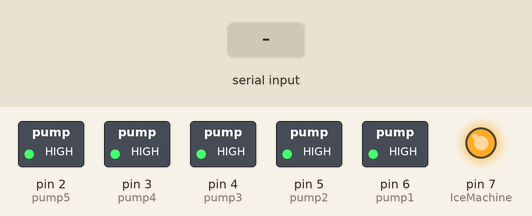
The sketch below on a simulated Arduino Uno, built with avr-gcc and run on an emulated ATmega328P. On the bench: switched loads named in the sketch (green lamp = pin HIGH), output pins drawn as LEDs (lit = HIGH). Inputs (shaded band) come from the test bench.

Above: at 1.2 s.
1.3 s: "i" received over Serial
At 1.6 s:
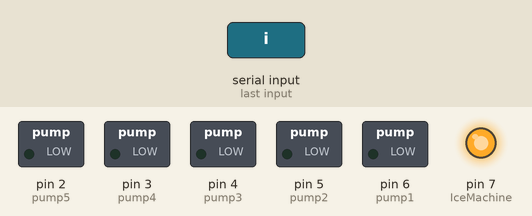
2.8 s: "q" received over Serial
At 5.68 s:
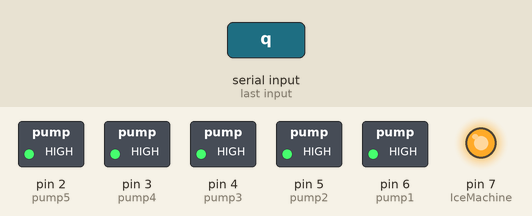
5.8 s: "h" received over Serial
At 6.2 s:
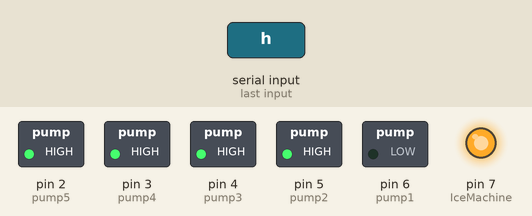
8.8 s: "3" received over Serial
At 13.0 s:
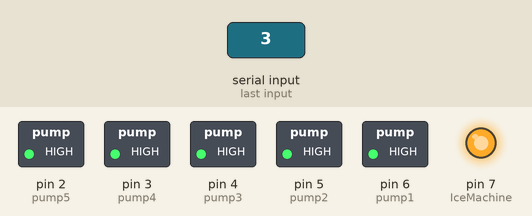
Timing chart, 0 to 13.3 s (numbered marks = the images above; inputs shaded):
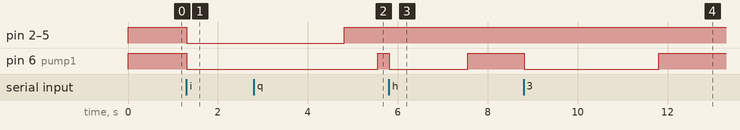

Measured:
- after the input at 1.3 s, pin 2 (pump5), pin 3 (pump4), pin 4 (pump3), pin 5 (pump2), pin 6 (pump1): HIGH → LOW at once
- after the input at 2.8 s, pin 6 (pump1): LOW → HIGH after 2.8 s instead of 2.0 s
- after the input at 5.8 s, pin 6 (pump1): HIGH → LOW at once, → HIGH 1.8 s later
- after the input at 8.8 s, pin 6 (pump1): HIGH → LOW at once, → HIGH 3.0 s later

The sketch:

PumpTimings.ino
```cpp
int IceMachine = 7; // IN 8
int pump1 = 6; // IN 7
int pump2 = 5; // IN 6
int pump3 = 4; // IN 5
int pump4 = 3; // IN 4
int pump5 = 2; // IN 3


// LOW = on
// HIGH = off

void setup() {
  Serial.begin(1200);
  pinMode(IceMachine, OUTPUT);
  pinMode(pump1, OUTPUT);
  pinMode(pump2, OUTPUT);
  pinMode(pump3, OUTPUT);
  pinMode(pump4, OUTPUT);
  pinMode(pump5, OUTPUT);

  // Auto Start Pumps Deactivated
  digitalWrite(IceMachine, HIGH);
  digitalWrite(pump1, HIGH);
  digitalWrite(pump2, HIGH);
  digitalWrite(pump3, HIGH);
  digitalWrite(pump4, HIGH);
  digitalWrite(pump5, HIGH);
}

void loop() {
  if(Serial.available() > 0)
   {
     int inByte = Serial.read();

      switch(inByte)
      {
        case 'o':
          digitalWrite(IceMachine, HIGH);
          digitalWrite(pump1, HIGH);
          digitalWrite(pump2, HIGH);
          digitalWrite(pump3, HIGH);
          digitalWrite(pump4, HIGH);
          digitalWrite(pump5, HIGH);
          Serial.println("ALL Pumps & Ice Machine Off");
          break;

        case 'i':
          InitalizePumps();
          break;

        case 'q':
          QuaterCup();
          break;

        case 'h':
          HalfCup();
          break;

        case '3':
          ThreeQuaterCup();
          break;

         default:
          break;

      }
   }
}

void InitalizePumps()
{
  digitalWrite(pump1, LOW);
  digitalWrite(pump2, LOW);
  digitalWrite(pump3, LOW);
  digitalWrite(pump4, LOW);
  digitalWrite(pump5, LOW);
  delay(3500);
  digitalWrite(pump1, HIGH);
  digitalWrite(pump2, HIGH);
  digitalWrite(pump3, HIGH);
  digitalWrite(pump4, HIGH);
  digitalWrite(pump5, HIGH);
}

void QuaterCup()
{
  digitalWrite(pump1, LOW);
  delay(750);
  digitalWrite(pump1, HIGH);
}

void HalfCup()
{
  digitalWrite(pump1, LOW);
  delay(1750);
  digitalWrite(pump1, HIGH);
}

void ThreeQuaterCup()
{
  digitalWrite(pump1, LOW);
  delay(3000);
  digitalWrite(pump1, HIGH);
}
```
